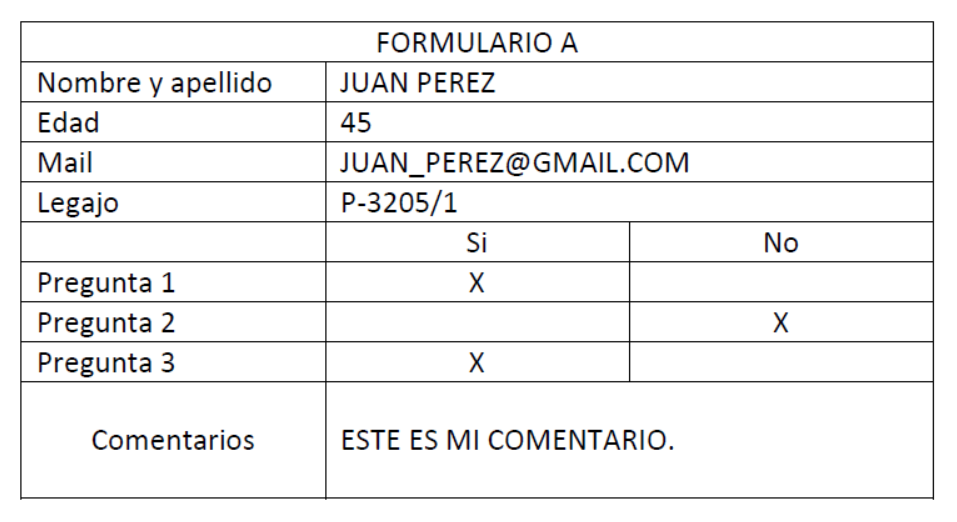
#> input picture formulario_01.png, 957 x 522 px, found by its file name
$ python E2.PY   (older library calls are emulated)
#> lines starting #> are read from the running program, lines starting #| are printed output that depends on the picture; after the words box and inside, x2 and y2 are one past the last pixel; in counts of white or black regions, pixels touching at a corner belong together
### TRABAJO PRACTICO 1 - PROBLEMA 2 ###
### VALIDACION DE FORMULARIOS ###

import cv2
import numpy as np
import pandas as pd
import matplotlib.pyplot as plt
import os
from collections import defaultdict

# -------------------------------
# PASO 1: DETECTAR LINEAS DEL FORMULARIO
# -------------------------------


def detectar_lineas(img):
    """
    Detecta las lineas horizontales del formulario.
    Retorna las posiciones de las lineas horizontales.
    """
    # Umbralizar (invertir para que lineas sean blancas)
    _, img_bin = cv2.threshold(img, 200, 1, cv2.THRESH_BINARY_INV)

    # Sumar pixeles por fila (lineas horizontales)
    suma_rows = np.sum(img_bin, axis=1)

    # Definir umbral
    umbral_row = np.max(suma_rows) * 0.5

    # Detectar donde hay lineas
    lineas_h = suma_rows > umbral_row

    # Encontrar posiciones centrales de las lineas
    pos_horizontales = encontrar_posiciones(lineas_h)

    return pos_horizontales


def detectar_columnas_por_fila(img, h_lines, fila_idx, min_altura_pct=0.7):
    """
    Detecta las lineas verticales dentro de una fila especifica.
    Filtra lineas que no tengan suficiente altura (descarta palitos de letras).

    Parametros:
    - img: imagen en escala de grises
    - h_lines: lista de posiciones de lineas horizontales
    - fila_idx: indice de la fila (0 = primera fila)
    - min_altura_pct: porcentaje minimo de altura que debe tener la linea (0.7 = 70%)

    Retorna: lista de posiciones de columnas en esa fila
    """
    if fila_idx >= len(h_lines) - 1:
        return [] # si la fila es la ultima, no hay columnas

    # Extraer solo esa fila
    y1 = h_lines[fila_idx]
    y2 = h_lines[fila_idx + 1]
    fila = img[y1:y2, : ]
    altura_fila = y2 - y1

    # Umbralizar
    _, fila_bin = cv2.threshold(fila, 200, 1, cv2.THRESH_BINARY_INV)

    # Para cada columna, contar cuantas filas tienen pixeles
    altura_por_columna = np.sum(fila_bin > 0, axis=0)

    # Una linea vertical real debe tener pixeles en al menos min_altura_pct de la altura
    umbral_altura = altura_fila * min_altura_pct


    # Detectar columnas que cumplan el criterio de altura
    lineas_v = altura_por_columna > umbral_altura

    # Encontrar posiciones
    pos_verticales = encontrar_posiciones(lineas_v)

    return pos_verticales

def encontrar_posiciones(mascara):
    """
    Encuentra las posiciones centrales de las lineas.
    """
    posiciones = []
    en_linea = False
    inicio = 0

    for i, val in enumerate(mascara):
        if val and not en_linea:
            inicio = i
            en_linea = True
        elif not val and en_linea:
            centro = (inicio + i - 1) // 2
            posiciones.append(centro)
            en_linea = False

    if en_linea:
        centro = (inicio + len(mascara) - 1) // 2
        posiciones.append(centro)

    return posiciones


# -------------------------------
# PASO 3: EXTRAER Y CONTAR CARACTERES
# -------------------------------


def extraer_celda(img, h_lines, v_lines, fila_idx, col_idx):
    """
    Extrae una celda especifica del formulario.

    Parametros:
    - img: imagen en escala de grises
    - h_lines: lineas horizontales
    - v_lines: lineas verticales de esa fila
    - fila_idx: indice de fila
    - col_idx: indice de columna

    Retorna: imagen de la celda
    """
    if fila_idx >= len(h_lines) - 1 or col_idx >= len(v_lines) - 1:
        return None

    margen = 5  # Margen para evitar bordes

    y1 = h_lines[fila_idx] + margen
    y2 = h_lines[fila_idx + 1] - margen
    x1 = v_lines[col_idx] + margen
    x2 = v_lines[col_idx + 1] - margen

    celda = img[y1:y2, x1:x2]
    return celda


def contar_caracteres(celda):
    """
    Cuenta los caracteres en una celda usando componentes conectadas.

    Retorna: numero de caracteres detectados
    """
    if celda is None or celda.size == 0:
        return 0

    # Umbralizar
    _, celda_bin = cv2.threshold(celda, 200, 255, cv2.THRESH_BINARY_INV)

    # Componentes conectadas
    num_labels, labels, stats, centroids = cv2.connectedComponentsWithStats(celda_bin, 8, cv2.CV_32S)

    # Filtrar componentes pequeñas (ruido)
    area_minima = 20
    caracteres = 0

    for i in range(1, num_labels):
        area = stats[i, cv2.CC_STAT_AREA]
        if area > area_minima:
            caracteres += 1

    return caracteres


### debugeando encontramos que el contador de letras no detectaba correctamente los caracteres "LA"


def esta_vacia(celda):
    """
    Determina si una celda esta vacia.
    """
    return contar_caracteres(celda) == 0


def contar_palabras(celda):  ## funcion con mas problemas para encontrar . _, tuve que cambiar el umbral multiplicador
    """
    Encuentra las palabras en una celda.
    Retorna: cantidad de palabras detectadas
    """

    if celda is None or celda.size == 0:
        return 0

    # Umbralizar
    _, celda_bin = cv2.threshold(celda, 200, 255, cv2.THRESH_BINARY_INV)

    # Componentes conectados
    num_labels, labels, stats, centroids = cv2.connectedComponentsWithStats(celda_bin, 8, cv2.CV_32S)

    # Filtrar componentes pequeñas (ruido, _, .)
    # Los caracteres _ y . tienen area < 76, las letras normales > 100
    area_minima = 10  # No filtrar componentes pequeñas como _ y . a costa de tomar ruido
    #debido a la naturaleza del trabajo veo correcto usar un umbral de 10
    # ya que no hay minusculas y tampoco hay ruido, por lo que el umbral es correcto y puedo detectar correctamente los "." y "_"


    componentes = []
    umbral_multiplicador = 0.6

    for i in range(1, num_labels):
        area = stats[i, cv2.CC_STAT_AREA]

        # Solo considerar componentes con area suficiente
        if area > area_minima:
            x = stats[i, cv2.CC_STAT_LEFT]
            w = stats[i, cv2.CC_STAT_WIDTH]
            componentes.append((x, w))

    if len(componentes) == 0:
        return 0

    # Ordenar por posicion horizontal
    componentes.sort()

    # Calcular ancho promedio de caracteres
    ancho_promedio = 0
    for i in range(len(componentes)):
        ancho_promedio += componentes[i][1]
    ancho_promedio /= len(componentes)

    # Umbral para detectar espacios entre palabras
    umbral_espacio = ancho_promedio * umbral_multiplicador  #Tuve que debuggear para encontrar el umbral correcto

    # Contar espacios entre palabras
    num_palabras = 1  # Empezamos con 1 palabra

    for i in range(len(componentes) - 1):
        x_fin_actual = componentes[i][0] + componentes[i][1]
        x_inicio_siguiente = componentes[i + 1][0]
        gap = x_inicio_siguiente - x_fin_actual

        if gap > umbral_espacio:
            num_palabras += 1

    return num_palabras


# -------------------------------
# PASO 4: FUNCIONES DE VALIDACION
# -------------------------------


def validar_nombre_apellido(celda):
    """
    Valida Nombre y apellido:
    - Minimo 2 palabras
    - No mas de 25 caracteres
    """
    if celda is None or celda.size == 0: #Esto significa que la celda no tiene pixels
        return False

    num_chars = contar_caracteres(celda)


    # Verificar rango de caracteres
    if  num_chars > 25:
        return False

    num_palabras = contar_palabras(celda)

    # Verificar rango de palabras
    if num_palabras < 2:
        return False

    # Si tiene al menos 2 caracteres, asumimos que hay nombre y apellido
    # (simplificacion: confiamos en que si escribieron algo, pusieron ambos)
    return True


def validar_edad(celda):
    """
    Debe contener 2 o 3 caracteres consecutivos (no deben existir espacios
    entre ellos)
    """

    if celda is None or celda.size == 0:
        return False

    num_chars = contar_caracteres(celda)

    # Verificar rango de caracteres
    if num_chars < 2 or num_chars > 3:
        return False

    #verificar que los caracteres sean consecutivos
    if contar_palabras(celda) != 1:
        return False

    return True

def validar_mail(celda): # problema, mi separador no detectaBA caracteres de poca altura como caracteres reales, por lo tanto no sabIA separar palabras
    """
     Debe contener una palabra y no más de 25 caracteres.
    """

    if celda is None or celda.size == 0:
        return False

    num_chars = contar_caracteres(celda)

    # Verificar rango de caracteres
    if num_chars > 25:
        return False

    num_palabras = contar_palabras(celda)

    # Verificar rango de palabras
    if num_palabras != 1:
        return False

    return True


def validar_legajo(celda):
    """
    Debe contener sólo 8 caracteres en total, formando una única palabra.
    """

    if celda is None or celda.size == 0:
        return False

    num_chars = contar_caracteres(celda)

    # Verificar rango de caracteres
    if num_chars != 8:
        return False

    # Para legajos, usar umbral alto para ignorar espacios pequeños
    num_palabras = contar_palabras(celda)

    # Verificar rango de palabras
    if num_palabras != 1:
        return False

    return True


def validar_pregunta(celda_si, celda_no):
    """
    En cada pregunta debe haber una única celda marcada
    (referenciadas a las columnas de Si y No), con un único caracter. Es decir, en
    cada pregunta, ambas celdas no pueden estar marcadas ni ambas celdas pueden
    quedar vacías.
    """
    if contar_caracteres(celda_si) > 1 or contar_caracteres(celda_no) > 1:
        return False

    celda_si = not esta_vacia(celda_si)
    celda_no = not esta_vacia(celda_no)
    # XOR: una y solo una debe estar marcada
    return celda_si != celda_no

def validar_comentarios(celda):
    """
    Debe contener al menos una palabra y no más de 25 caracteres.
    """

    if celda is None or celda.size == 0:
        return False

    num_chars = contar_caracteres(celda)

    # Verificar rango de caracteres
    if num_chars > 25:
        return False

    num_palabras = contar_palabras(celda)

    # Verificar rango de palabras
    if num_palabras < 1:
        return False

    return True

#--------------------------------------------
# CLASIFICACION DE FORMULARIOS "A", "B" O "C"
#--------------------------------------------


def detectar_tipo_formulario(path_img):
    """
    Detecta el tipo de formulario (A, B o C) a partir del encabezado superior derecho.
    Método simple: se recorta la zona del encabezado y se analiza su intensidad/media.
    """
    img = cv2.imread(path_img, cv2.IMREAD_GRAYSCALE)
    if img is None:
        return "Desconocido"

    alto, ancho = img.shape
    # Recorte superior derecho (ajustá estos valores según tu imagen)
    roi = img[30:58, 557:580]

    # Umbralizar para resaltar la letra
    _, binaria = cv2.threshold(roi, 180, 255, cv2.THRESH_BINARY_INV)

    # Componentes conectadas para detectar la letra
    num_labels, labels, stats, centroids = cv2.connectedComponentsWithStats(binaria, 8, cv2.CV_32S)

    if num_labels <= 1:
        return "Desconocido"

    # Tomar la componente más grande (probable letra)
    max_idx = np.argmax(stats[1:, cv2.CC_STAT_AREA]) + 1
    area_letra = stats[max_idx, cv2.CC_STAT_AREA]

    # Clasificación por área absoluta (calibrado con datos reales)
    # A = 142 px, B = 166 px
    # Umbral intermedio: 154 px
    if area_letra < 154:
        tipo = "A"
    elif area_letra >= 154 and area_letra < 200:
        tipo = "B"
    else:
        tipo = "C"

    return tipo

#----------------
# PRUEBA COMPLETA
#----------------


def validar_formulario(path):
    img = cv2.imread(path, cv2.IMREAD_GRAYSCALE)

    if img is None:
        print("Error: No se pudo cargar la imagen")
        exit()

    # Detectar lineas horizontales
    h_lines = detectar_lineas(img)

    # Detectar columnas en todas las filas
    columnas_por_fila = {}

    for i in range(len(h_lines) - 1):
        v_lines = detectar_columnas_por_fila(img, h_lines, i)
        columnas_por_fila[i] = v_lines

    formulario = {
    'nombre': extraer_celda(img, h_lines, columnas_por_fila[1], 1, 1),
    'edad': extraer_celda(img, h_lines, columnas_por_fila[2], 2, 1),
    'mail': extraer_celda(img, h_lines, columnas_por_fila[3], 3, 1),
    'legajo': extraer_celda(img, h_lines, columnas_por_fila[4], 4, 1),
    'pregunta1_si': extraer_celda(img, h_lines, columnas_por_fila[6], 6, 1),
    'pregunta1_no': extraer_celda(img, h_lines, columnas_por_fila[6], 6, 2),
    'pregunta2_si': extraer_celda(img, h_lines, columnas_por_fila[7], 7, 1),
    'pregunta2_no': extraer_celda(img, h_lines, columnas_por_fila[7], 7, 2),
    'pregunta3_si': extraer_celda(img, h_lines, columnas_por_fila[8], 8, 1),
    'pregunta3_no': extraer_celda(img, h_lines, columnas_por_fila[8], 8, 2),
    'comentarios': extraer_celda(img, h_lines, columnas_por_fila[9], 9, 1),
    }


    convertir = lambda x: "OK" if x else "MAL"

    respuesta_nombre = convertir(validar_nombre_apellido(formulario['nombre']))
    respuesta_edad = convertir(validar_edad(formulario['edad']))
    respuesta_mail = convertir(validar_mail(formulario['mail']))
    respuesta_legajo = convertir(validar_legajo(formulario['legajo']))
    respuesta_pregunta1 = convertir(validar_pregunta(formulario['pregunta1_si'], formulario['pregunta1_no']))
    respuesta_pregunta2 = convertir(validar_pregunta(formulario['pregunta2_si'], formulario['pregunta2_no']))
    respuesta_pregunta3 = convertir(validar_pregunta(formulario['pregunta3_si'], formulario['pregunta3_no']))
    respuesta_comentarios = convertir(validar_comentarios(formulario['comentarios']))

    respuesta  = f"""
        '> Nombre y apellido': {respuesta_nombre},
        '> Edad': {respuesta_edad},
        '> Mail': {respuesta_mail},
        '> Legajo': {respuesta_legajo},
        '> Pregunta1': {respuesta_pregunta1},
        '> Pregunta2': {respuesta_pregunta2},
        '> Pregunta3': {respuesta_pregunta3},
        '> Comentarios': {respuesta_comentarios},
        """
    return respuesta

    # Extraer todas las celdas en un diccionario


# Cargar formulario con datos
img1 = r'C:\Users\Usuario\OneDrive\Documentos\TUIA\4to Cuatri\PDI\TP\formulario_01.png'
img2 = r'C:\Users\Usuario\OneDrive\Documentos\TUIA\4to Cuatri\PDI\TP\formulario_02.png'
img3 = r'C:\Users\Usuario\OneDrive\Documentos\TUIA\4to Cuatri\PDI\TP\formulario_03.png'
img4 = r'C:\Users\Usuario\OneDrive\Documentos\TUIA\4to Cuatri\PDI\TP\formulario_04.png'
img5 = r'C:\Users\Usuario\OneDrive\Documentos\TUIA\4to Cuatri\PDI\TP\formulario_05.png'


#--------------------------------------------
# PROCESAMIENTO CICLICO Y RESUMEN FINAL
#--------------------------------------------

def procesar_formularios():
    """
    Procesa de forma cíclica los 5 formularios e informa resultados
    agrupados por tipo (A, B o C).
    """
    # Lista de formularios
    formularios = [
        ('formulario_01.png', img1),
        ('formulario_02.png', img2),
        ('formulario_03.png', img3),
        ('formulario_04.png', img4),
        ('formulario_05.png', img5),
    ]

    # Diccionario para agrupar resultados por tipo
    resultados_por_tipo = defaultdict(list)

    print("="*70)
    print("PROCESAMIENTO CÍCLICO DE FORMULARIOS")
    print("="*70)

    # Procesar cada formulario
    for nombre, path in formularios:
        # Clasificar tipo de formulario
        tipo = detectar_tipo_formulario(path)
#> in detectar_tipo_formulario, `_, binaria = cv2.threshold(roi, 180, 255, cv2.THRESH_BINARY_INV)`:
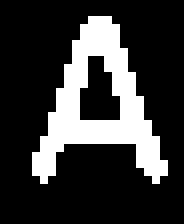
#> binaria: shape (28, 23) (shown 8 times larger); 22% white; 1 white region, box (x1, y1, x2, y2) and area: (4, 2, 21, 23) 142
#> in detectar_tipo_formulario, `num_labels, labels, stats, centroids = cv2.connectedComponentsWithStat..`: num_labels = 2; stats = [[0, 0, 23, 28, 502], [4, 2, 17, 21, 142]]; centroids = [[10.74, 13.71], [11.92, 12.77]]
#> in detectar_tipo_formulario, `max_idx = np.argmax(stats[1:, cv2.CC_STAT_AREA]) + 1`: max_idx = 1
#> in detectar_tipo_formulario, `area_letra = stats[max_idx, cv2.CC_STAT_AREA]`: area_letra = 142

        # Validar formulario
        resultado_validacion = validar_formulario(path)
#> in detectar_lineas, `_, img_bin = cv2.threshold(img, 200, 1, cv2.THRESH_BINARY_INV)`:
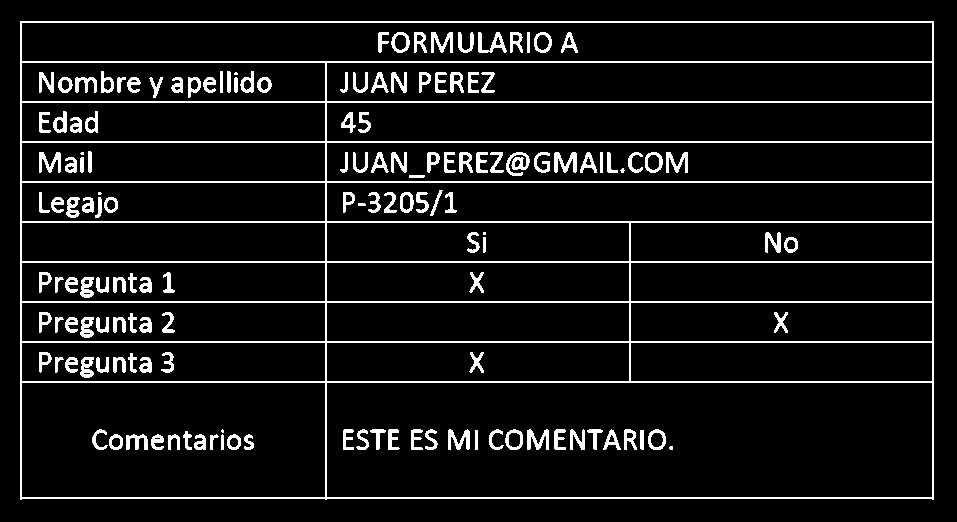
#> img_bin: shape (522, 957); values 0 (black) and 1 (white), 8.5% white in thin lines or dots, all inside (x1, y1, x2, y2) = (20, 21, 934, 500)
#> in detectar_lineas, `suma_rows = np.sum(img_bin, axis=1)`: suma_rows = 522 values, max 914 at index 21, min 0 at index 0, mean 80.97
#> in detectar_lineas, `umbral_row = np.max(suma_rows) * 0.5`: umbral_row = 457
#> the loop in encontrar_posiciones, `for i, val in enumerate(mascara):` made 522 passes
#> (val, en_linea) on passes 22, 24: (True, True), (False, False)
#> after the loop in encontrar_posiciones, `for i, val in enumerate(mascara):`: centro = 497; en_linea = False; inicio = 497; posiciones = [21, 61, 101, 141, 181, 221, 261, 301, 341, 381, 497]
#> in detectar_lineas, `pos_horizontales = encontrar_posiciones(lineas_h)`: pos_horizontales has the same summary as posiciones in encontrar_posiciones
#> in validar_formulario, `h_lines = detectar_lineas(img)`: h_lines has the same summary as posiciones in encontrar_posiciones
#> the loop in validar_formulario, `for i in range(len(h_lines) - 1):` made 10 passes
#> (y1 in detectar_columnas_por_fila, y2 in detectar_columnas_por_fila, altura_fila in detectar_columnas_por_fila, umbral_altura in detectar_columnas_por_fila, v_lines) on passes 1 to 8: (21, 61, 40, 28, [20, 932]), (61, 101, 40, 28, [20, 325, 932]), (101, 141, 40, 28, [20, 325, 932]), (141, 181, 40, 28, [20, 325, 932]), (181, 221, 40, 28, [20, 325, 932]), (221, 261, 40, 28, [20, 325, 629, 932]), (261, 301, 40, 28, [20, 325, 629, 932]), (301, 341, 40, 28, [20, 325, 629, 932])
#> pass 1, in detectar_columnas_por_fila, `fila = img[y1:y2, : ]`:
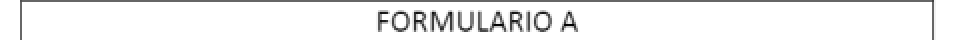
#> fila: shape (40, 957) (shown at 1/2 size); min 0, max 255, mean 239.6
#> pass 1, in detectar_columnas_por_fila, `_, fila_bin = cv2.threshold(fila, 200, 1, cv2.THRESH_BINARY_INV)`:
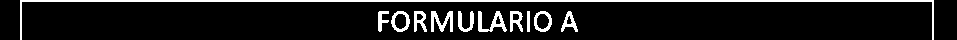
#> fila_bin: shape (40, 957); values 0 (black) and 1 (white), 9.5% white; 11 white regions, largest, box (x1, y1, x2, y2) and area: (20, 0, 934, 40) 1980, (478, 11, 507, 32) 261, (431, 11, 453, 32) 248
#> after the loop in validar_formulario, `for i in range(len(h_lines) - 1):`: columnas_por_fila = 10 items
#> in extraer_celda, `y1 = h_lines[fila_idx] + margen`: y1 = 66
#> in extraer_celda, `y2 = h_lines[fila_idx + 1] - margen`: y2 = 96
#> in extraer_celda (call 11), `y1 = h_lines[fila_idx] + margen`: y1 = 386
#> in extraer_celda (call 11), `y2 = h_lines[fila_idx + 1] - margen`: y2 = 492
#> in extraer_celda (call 11), `x1 = v_lines[col_idx] + margen`: x1 = 330
#> in extraer_celda (call 11), `celda = img[y1:y2, x1:x2]`:
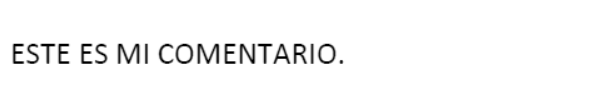
#> celda: shape (106, 597); min 0, max 255, mean 247.6
#> in contar_caracteres, `num_labels, labels, stats, centroids = cv2.connectedComponentsWithStat..`:
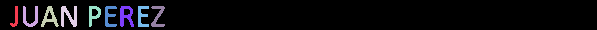
#> labels: shape (30, 597) int32; 10 distinct labels, from 0 to 9; one colour per label, 0 black
#> in contar_caracteres, `num_labels, labels, stats, centroids = cv2.connectedComponentsWithStat..`: num_labels = 10; stats = [[0, 0, 597, 30, 16638], [10, 6, 8, 21, 74], [23, 6, 15, 21, 142], [41, 6, 18, 21, 155], [61, 6, 16, 21, 190], [89, 6, 12, 21, 128], [105, 6, 12, 21, 138], [120, 6, 14, 21, 174], [138, 6, 11, 21, 134], [151, 6, 14, 21, 137]]; centroids = [[313.8, 14.39], [15.16, 17.18], [30.06, 16.92], [49.28, 16.92], [68.55, 15.74], [93.25, 13.84], [109.1, 15.86], [125.6, 15.43], [141.8, 15.87], [157.5, 16.12]]
#> the loop in contar_caracteres, `for i in range(1, num_labels):` made 9 passes
#> area on passes 1 to 8: 74, 142, 155, 190, 128, 138, 174, 134
#> after the loop in contar_caracteres, `for i in range(1, num_labels):`: caracteres = 9
#> in contar_palabras, `num_labels, labels, stats, centroids = cv2.connectedComponentsWithStat..`: num_labels = 10
#> the loop in contar_palabras, `for i in range(1, num_labels):` made 9 passes
#> (area, x, w) on passes 1 to 8: (74, 10, 8), (142, 23, 15), (155, 41, 18), (190, 61, 16), (128, 89, 12), (138, 105, 12), (174, 120, 14), (134, 138, 11)
#> after the loop in contar_palabras, `for i in range(1, num_labels):`: componentes = [(10, 8), (23, 15), (41, 18), (61, 16), (89, 12), (105, 12), (120, 14), (138, 11), (151, 14)]
#> the loop in contar_palabras, `for i in range(len(componentes)):` made 9 passes
#> ancho_promedio on passes 1 to 8: 8, 23, 41, 57, 69, 81, 95, 106
#> after the loop in contar_palabras, `for i in range(len(componentes)):`: ancho_promedio = 120
#> in contar_palabras, `ancho_promedio /= len(componentes)`: ancho_promedio = 13.33
#> in contar_palabras, `umbral_espacio = ancho_promedio * umbral_multiplicador`: umbral_espacio = 8
#> the loop in contar_palabras, `for i in range(len(componentes) - 1):` made 8 passes
#> (x_fin_actual, x_inicio_siguiente, gap, num_palabras) on pass 4: (77, 89, 12, 2)
#> after the loop in contar_palabras, `for i in range(len(componentes) - 1):`: num_palabras = 2
#> in validar_formulario, `respuesta_nombre = convertir(validar_nombre_apellido(formulario['nombr..`: respuesta_nombre = 'OK'
#> the loop in contar_caracteres (call 2), `for i in range(1, num_labels):` made 2 passes
#> area on passes 1 to 2: 140, 134
#> in validar_edad, `num_chars = contar_caracteres(celda)`: num_chars = 2
#> the loop in contar_palabras (call 2), `for i in range(1, num_labels):` made 2 passes
#> (area, x, w) on passes 1 to 2: (140, 11, 15), (134, 28, 13)
#> the loop in contar_palabras (call 2), `for i in range(len(componentes)):` made 2 passes
#> ancho_promedio on passes 1 to 2: 15, 28
#> the loop in contar_palabras (call 2), `for i in range(len(componentes) - 1):` made 1 pass
#> (x_fin_actual, x_inicio_siguiente, gap) on pass 1: (26, 28, 2)
#> in validar_formulario, `respuesta_edad = convertir(validar_edad(formulario['edad']))`: respuesta_edad = 'OK'
#> in contar_caracteres (call 3), `_, celda_bin = cv2.threshold(celda, 200, 255, cv2.THRESH_BINARY_INV)`:
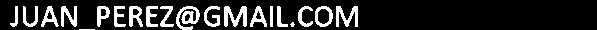
#> celda_bin: shape (30, 597); 16.6% white; 20 white regions (2 under 20 px), largest, box (x1, y1, x2, y2) and area: (176, 6, 200, 30) 302, (224, 6, 247, 27) 282, (336, 6, 358, 27) 248
#> in contar_caracteres (call 3), `num_labels, labels, stats, centroids = cv2.connectedComponentsWithStat..`: num_labels = 21; stats = 21 rows, first 6: [0, 0, 597, 30, 14944], [10, 6, 8, 21, 75], [23, 6, 15, 21, 141], [41, 6, 18, 21, 156], [61, 6, 16, 21, 190], [97, 6, 13, 21, 147]; centroids = 21 rows, first 8: [319.8, 14.14], [15.13, 17.25], [30.01, 16.88], [49.26, 16.93], [68.52, 15.65], [101.6, 14.03], [117.9, 15.93], [134.5, 15.41]
#> (the rest of the program and of its run is left out)
